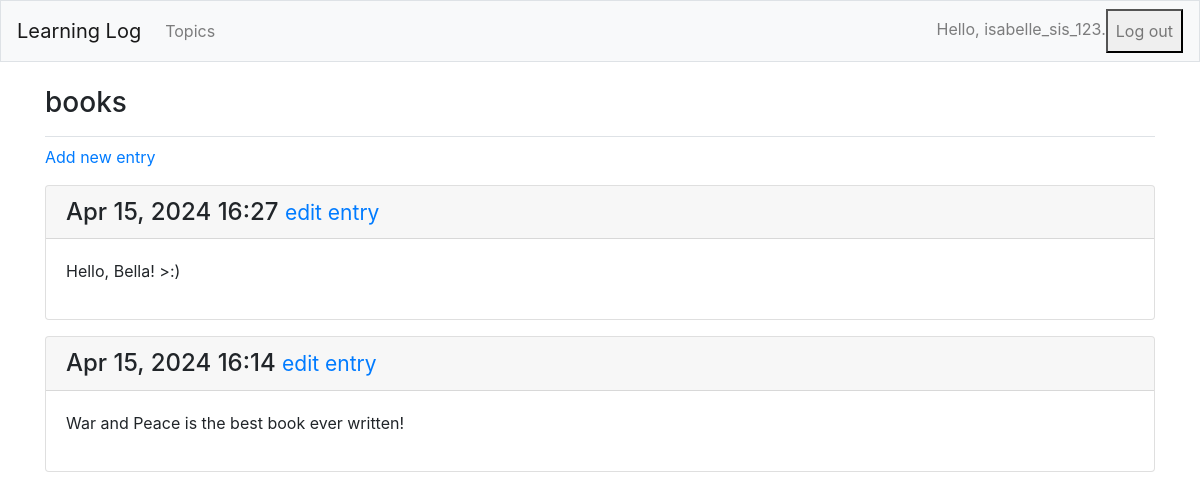
The page /topics/7/ (signed in) on the database as committed earlier.
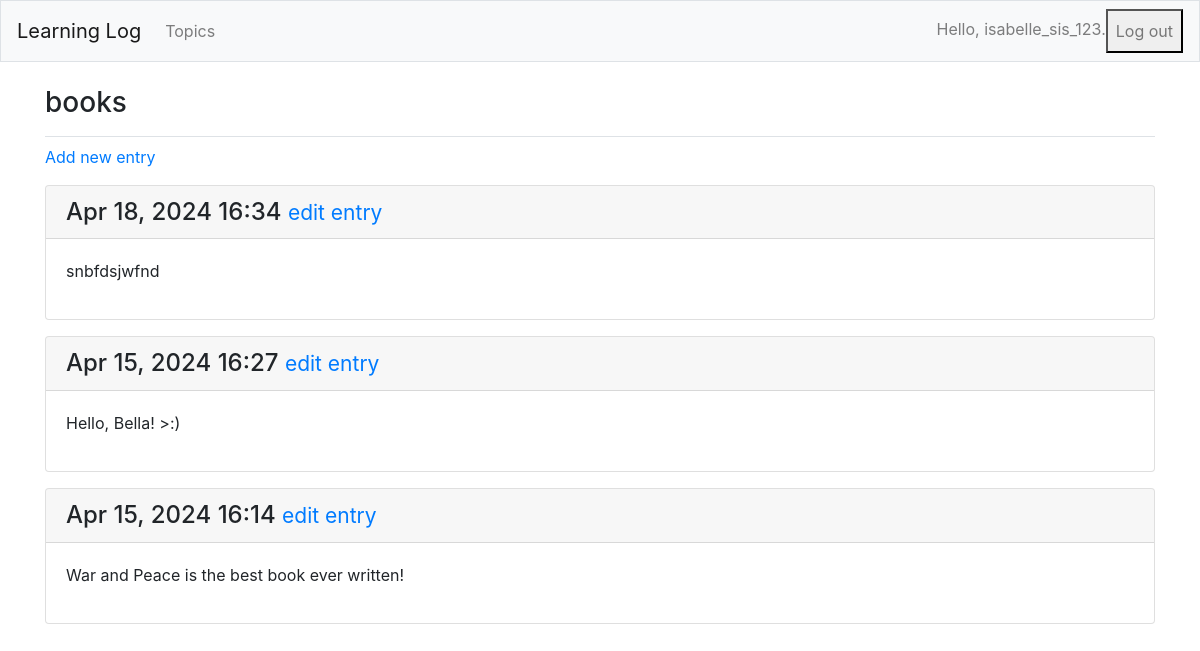
The same page on the database as committed later.
### learning_logs/models.py (models this page shows, shortened)
class Entry(models.Model):
    topic = models.ForeignKey(Topic, on_delete=models.CASCADE)
    text = models.TextField()
    date_added = models.DateTimeField(auto_now_add=True)
    class Meta:
        verbose_name_plural = 'entries'

### learning_logs/views.py (the view)
# urls.py: path('topics/<int:topic_id>/', views.topic, name='topic'),
@login_required
def topic(request, topic_id):
    topic = get_object_or_404(Topic, id=topic_id)
    check_topic_owner(request, topic)
    entries = topic.entry_set.order_by('-date_added')
    context = {'topic': topic, 'entries': entries}
    return render(request, 'learning_logs/topic.html', context)

### learning_logs/models.py (called while the page is built)
    def __str__(self):
        return self.text

### learning_logs/views.py (called while the page is built)
@login_required
def check_topic_owner(request, topic):
    if topic.owner != request.user:
        raise Http404

### learning_logs/templates/learning_logs/topic.html
{% extends 'learning_logs/base.html'%}
{% block page_header %}
  <h3>{{ topic }}</h3>
{% endblock page_header %}
{% block content %}
<p>
    <a href="{% url 'learning_logs:new_entry' topic.id %}">Add new entry</a>
</p>
    {% for entry in entries %}
    <div class="card mb-3">
        <h4 class="card-header">
          {{ entry.date_added|date:'M d, Y H:i' }}
          <small><a href="{% url 'learning_logs:edit_entry' entry.id %}">
              edit entry</a></small>
        </h4>
        <div class="card-body">
          {{ entry.text|linebreaks }}
        </div>
      </div>
    {% empty %}
    <p>There are no entries for this project yet.</p>
    {%endfor%}
{%endblock content%}

Rows that differ between the two databases and show on the page:
added Entry: date_added "Apr 18, 2024 16:34", text "snbfdsjwfnd"
